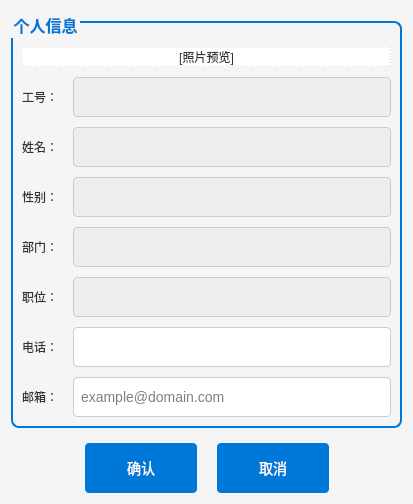
<?xml version="1.0" encoding="UTF-8"?>
<ui version="4.0">
 <class>DialogModifyInfo</class>
 <widget class="QDialog" name="DialogModifyInfo">
  <property name="geometry">
   <rect>
    <x>0</x>
    <y>0</y>
    <width>413</width>
    <height>484</height>
   </rect>
  </property>
  <property name="windowTitle">
   <string>信息修改</string>
  </property>
  <property name="styleSheet">
   <string notr="true">
    QDialog {
        background-color: #f5f5f5;
        font-family: &quot;Segoe UI&quot;;
        font-size: 14px;
    }
    QGroupBox {
        border: 2px solid #0078d7;
        border-radius: 8px;
        margin-top: 10px;
        padding-top: 15px;
        font-size: 16px;
        font-weight: bold;
        color: #0078d7;
    }
    QLabel {
        color: #333333;
    }
    QLineEdit {
        border: 1px solid #cccccc;
        border-radius: 4px;
        padding: 5px;
        font-size: 14px;
        min-height: 28px;
    }
    QLineEdit:disabled {
        background-color: #eeeeee;
        color: #666666;
    }
    QLineEdit:focus {
        border: 1px solid #0078d7;
    }
    QPushButton {
        background-color: #0078d7;
        color: white;
        border: none;
        border-radius: 4px;
        padding: 8px 16px;
        min-width: 80px;
        min-height: 34px;
        font-size: 14px;
    }
    QPushButton:hover {
        background-color: #005bb5;
    }
    QPushButton:pressed {
        background-color: #004080;
    }
   </string>
  </property>
  <layout class="QVBoxLayout" name="verticalLayout">
   <property name="spacing">
    <number>15</number>
   </property>
   <item>
    <widget class="QGroupBox" name="groupBox">
     <property name="title">
      <string>个人信息</string>
     </property>
     <layout class="QGridLayout" name="gridLayout">
      <property name="horizontalSpacing">
       <number>15</number>
      </property>
      <property name="verticalSpacing">
       <number>10</number>
      </property>
      <item row="0" column="0" colspan="2">
       <widget class="QLabel" name="photo">
        <property name="styleSheet">
         <string notr="true">background-color: white; border: 1px dashed #cccccc;</string>
        </property>
        <property name="text">
         <string>[照片预览]</string>
        </property>
        <property name="alignment">
         <set>Qt::AlignmentFlag::AlignCenter</set>
        </property>
       </widget>
      </item>
      <item row="1" column="0">
       <widget class="QLabel" name="noLabel">
        <property name="text">
         <string>工号：</string>
        </property>
       </widget>
      </item>
      <item row="1" column="1">
       <widget class="QLineEdit" name="noLineEdit">
        <property name="enabled">
         <bool>false</bool>
        </property>
       </widget>
      </item>
      <item row="2" column="0">
       <widget class="QLabel" name="nameLabel">
        <property name="text">
         <string>姓名：</string>
        </property>
       </widget>
      </item>
      <item row="2" column="1">
       <widget class="QLineEdit" name="nameLineEdit">
        <property name="enabled">
         <bool>false</bool>
        </property>
       </widget>
      </item>
      <item row="3" column="0">
       <widget class="QLabel" name="genderLabel">
        <property name="text">
         <string>性别：</string>
        </property>
       </widget>
      </item>
      <item row="3" column="1">
       <widget class="QLineEdit" name="genderLineEdit">
        <property name="enabled">
         <bool>false</bool>
        </property>
       </widget>
      </item>
      <item row="4" column="0">
       <widget class="QLabel" name="departmentLabel">
        <property name="text">
         <string>部门：</string>
        </property>
       </widget>
      </item>
      <item row="4" column="1">
       <widget class="QLineEdit" name="departmentLineEdit">
        <property name="enabled">
         <bool>false</bool>
        </property>
       </widget>
      </item>
      <item row="5" column="0">
       <widget class="QLabel" name="positionLabel">
        <property name="text">
         <string>职位：</string>
        </property>
       </widget>
      </item>
      <item row="5" column="1">
       <widget class="QLineEdit" name="positionLineEdit">
        <property name="enabled">
         <bool>false</bool>
        </property>
       </widget>
      </item>
      <item row="6" column="0">
       <widget class="QLabel" name="telephoneLabel">
        <property name="text">
         <string>电话：</string>
        </property>
       </widget>
      </item>
      <item row="6" column="1">
       <widget class="QLineEdit" name="telephoneLineEdit"/>
      </item>
      <item row="7" column="0">
       <widget class="QLabel" name="emailLabel">
        <property name="text">
         <string>邮箱：</string>
        </property>
       </widget>
      </item>
      <item row="7" column="1">
       <widget class="QLineEdit" name="emailLineEdit">
        <property name="placeholderText">
         <string>example@domain.com</string>
        </property>
       </widget>
      </item>
     </layout>
    </widget>
   </item>
   <item>
    <layout class="QHBoxLayout" name="horizontalLayout">
     <property name="spacing">
      <number>20</number>
     </property>
     <item>
      <spacer name="horizontalSpacerLeft">
       <property name="orientation">
        <enum>Qt::Orientation::Horizontal</enum>
       </property>
       <property name="sizeHint" stdset="0">
        <size>
         <width>40</width>
         <height>20</height>
        </size>
       </property>
      </spacer>
     </item>
     <item>
      <widget class="QPushButton" name="BtnOK">
       <property name="text">
        <string>确认</string>
       </property>
      </widget>
     </item>
     <item>
      <widget class="QPushButton" name="BtnCancel">
       <property name="text">
        <string>取消</string>
       </property>
      </widget>
     </item>
     <item>
      <spacer name="horizontalSpacerRight">
       <property name="orientation">
        <enum>Qt::Orientation::Horizontal</enum>
       </property>
       <property name="sizeHint" stdset="0">
        <size>
         <width>40</width>
         <height>20</height>
        </size>
       </property>
      </spacer>
     </item>
    </layout>
   </item>
  </layout>
 </widget>
 <resources/>
 <connections/>
</ui>
